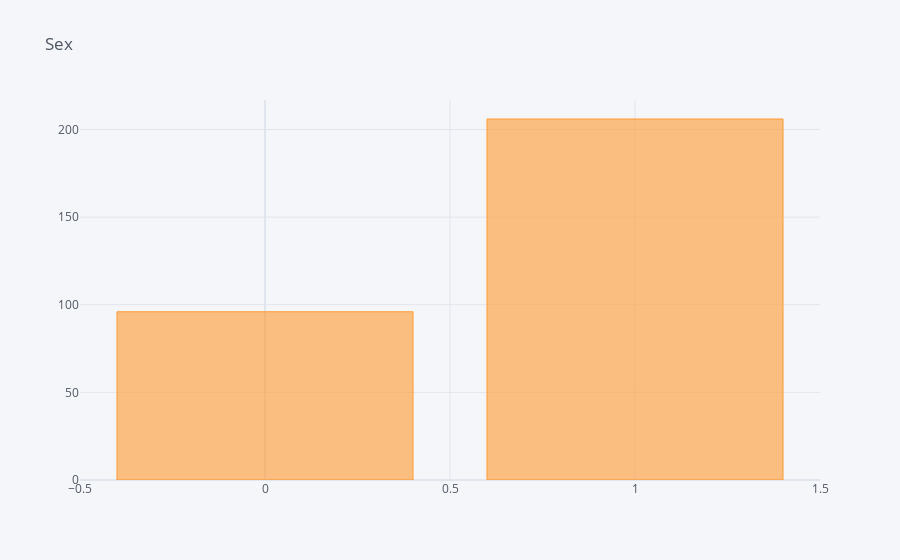

This figure's notebook cell:
### Markdown cell above
## Sex

### Code cell
print(df.sex.value_counts(normalize=True))
df.sex.value_counts().iplot(kind="bar", title="Sex")

### Figure 1 — Plotly figure (JSON) as saved in the notebook; plotly's stock layout.template omitted (floating-point values rounded to 4 significant figures)
{"data": [{"marker": {"color": "rgba(255, 153, 51, 0.6)", "line": {"color": "rgba(255, 153, 51, 1.0)", "width": 1}}, "name": "sex", "orientation": "v", "text": "", "type": "bar", "x": [1, 0], "y": [206, 96]}], "layout": {"legend": {"bgcolor": "#F5F6F9", "font": {"color": "#4D5663"}}, "paper_bgcolor": "#F5F6F9", "plot_bgcolor": "#F5F6F9", "title": {"font": {"color": "#4D5663"}, "text": "Sex"}, "xaxis": {"gridcolor": "#E1E5ED", "showgrid": true, "tickfont": {"color": "#4D5663"}, "title": {"font": {"color": "#4D5663"}, "text": ""}, "zerolinecolor": "#E1E5ED"}, "yaxis": {"gridcolor": "#E1E5ED", "showgrid": true, "tickfont": {"color": "#4D5663"}, "title": {"font": {"color": "#4D5663"}, "text": ""}, "zerolinecolor": "#E1E5ED"}}}
